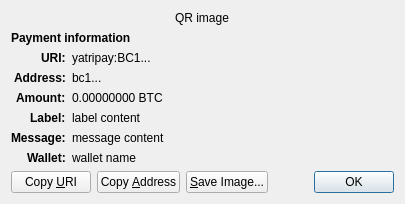
<?xml version="1.0" encoding="UTF-8"?>
<ui version="4.0">
 <class>ReceiveRequestDialog</class>
 <widget class="QDialog" name="ReceiveRequestDialog">
  <property name="geometry">
   <rect>
    <x>0</x>
    <y>0</y>
    <width>413</width>
    <height>229</height>
   </rect>
  </property>
  <property name="windowTitle">
   <string>Request payment to ...</string>
  </property>
  <layout class="QGridLayout" name="gridLayout" columnstretch="0,1">
   <property name="sizeConstraint">
    <enum>QLayout::SetFixedSize</enum>
   </property>
   <item row="0" column="0" colspan="2" alignment="Qt::AlignHCenter">
    <widget class="QRImageWidget" name="qr_code">
     <property name="text">
      <string notr="true">QR image</string>
     </property>
     <property name="textInteractionFlags">
      <set>Qt::NoTextInteraction</set>
     </property>
    </widget>
   </item>
   <item row="1" column="0" colspan="2">
    <widget class="QLabel" name="payment_header">
     <property name="font">
      <font>
       <weight>75</weight>
       <bold>true</bold>
      </font>
     </property>
     <property name="text">
      <string>Payment information</string>
     </property>
     <property name="textInteractionFlags">
      <set>Qt::NoTextInteraction</set>
     </property>
    </widget>
   </item>
   <item row="2" column="0" alignment="Qt::AlignRight|Qt::AlignTop">
    <widget class="QLabel" name="uri_tag">
     <property name="font">
      <font>
       <weight>75</weight>
       <bold>true</bold>
      </font>
     </property>
     <property name="text">
      <string notr="true">URI:</string>
     </property>
     <property name="textFormat">
      <enum>Qt::PlainText</enum>
     </property>
     <property name="textInteractionFlags">
      <set>Qt::NoTextInteraction</set>
     </property>
    </widget>
   </item>
   <item row="2" column="1" alignment="Qt::AlignTop">
    <widget class="QLabel" name="uri_content">
     <property name="text">
      <string notr="true">yatripay:BC1...</string>
     </property>
     <property name="textFormat">
      <enum>Qt::RichText</enum>
     </property>
     <property name="wordWrap">
      <bool>true</bool>
     </property>
     <property name="textInteractionFlags">
      <set>Qt::TextSelectableByMouse</set>
     </property>
    </widget>
   </item>
   <item row="3" column="0" alignment="Qt::AlignRight|Qt::AlignTop">
    <widget class="QLabel" name="address_tag">
     <property name="font">
      <font>
       <weight>75</weight>
       <bold>true</bold>
      </font>
     </property>
     <property name="text">
      <string>Address:</string>
     </property>
     <property name="textInteractionFlags">
      <set>Qt::NoTextInteraction</set>
     </property>
    </widget>
   </item>
   <item row="3" column="1" alignment="Qt::AlignTop">
    <widget class="QLabel" name="address_content">
     <property name="text">
      <string notr="true">bc1...</string>
     </property>
     <property name="textFormat">
      <enum>Qt::PlainText</enum>
     </property>
     <property name="textInteractionFlags">
      <set>Qt::TextSelectableByMouse</set>
     </property>
    </widget>
   </item>
   <item row="4" column="0" alignment="Qt::AlignRight|Qt::AlignTop">
    <widget class="QLabel" name="amount_tag">
     <property name="font">
      <font>
       <weight>75</weight>
       <bold>true</bold>
      </font>
     </property>
     <property name="text">
      <string>Amount:</string>
     </property>
     <property name="textInteractionFlags">
      <set>Qt::NoTextInteraction</set>
     </property>
    </widget>
   </item>
   <item row="4" column="1" alignment="Qt::AlignTop">
    <widget class="QLabel" name="amount_content">
     <property name="text">
      <string notr="true">0.00000000 BTC</string>
     </property>
     <property name="textFormat">
      <enum>Qt::PlainText</enum>
     </property>
     <property name="textInteractionFlags">
      <set>Qt::TextSelectableByMouse</set>
     </property>
    </widget>
   </item>
   <item row="5" column="0" alignment="Qt::AlignRight|Qt::AlignTop">
    <widget class="QLabel" name="label_tag">
     <property name="font">
      <font>
       <weight>75</weight>
       <bold>true</bold>
      </font>
     </property>
     <property name="text">
      <string>Label:</string>
     </property>
     <property name="textInteractionFlags">
      <set>Qt::NoTextInteraction</set>
     </property>
    </widget>
   </item>
   <item row="5" column="1" alignment="Qt::AlignTop">
    <widget class="QLabel" name="label_content">
     <property name="text">
      <string notr="true">label content</string>
     </property>
     <property name="textFormat">
      <enum>Qt::PlainText</enum>
     </property>
     <property name="wordWrap">
      <bool>true</bool>
     </property>
     <property name="textInteractionFlags">
      <set>Qt::TextSelectableByMouse</set>
     </property>
    </widget>
   </item>
   <item row="6" column="0" alignment="Qt::AlignRight|Qt::AlignTop">
    <widget class="QLabel" name="message_tag">
     <property name="font">
      <font>
       <weight>75</weight>
       <bold>true</bold>
      </font>
     </property>
     <property name="text">
      <string>Message:</string>
     </property>
     <property name="textInteractionFlags">
      <set>Qt::NoTextInteraction</set>
     </property>
    </widget>
   </item>
   <item row="6" column="1" alignment="Qt::AlignTop">
    <widget class="QLabel" name="message_content">
     <property name="text">
      <string notr="true">message content</string>
     </property>
     <property name="textFormat">
      <enum>Qt::PlainText</enum>
     </property>
     <property name="wordWrap">
      <bool>true</bool>
     </property>
     <property name="textInteractionFlags">
      <set>Qt::TextSelectableByMouse</set>
     </property>
    </widget>
   </item>
   <item row="7" column="0" alignment="Qt::AlignRight|Qt::AlignTop">
    <widget class="QLabel" name="wallet_tag">
     <property name="font">
      <font>
       <weight>75</weight>
       <bold>true</bold>
      </font>
     </property>
     <property name="text">
      <string>Wallet:</string>
     </property>
     <property name="textInteractionFlags">
      <set>Qt::NoTextInteraction</set>
     </property>
    </widget>
   </item>
   <item row="7" column="1" alignment="Qt::AlignTop">
    <widget class="QLabel" name="wallet_content">
     <property name="text">
      <string notr="true">wallet name</string>
     </property>
     <property name="textFormat">
      <enum>Qt::PlainText</enum>
     </property>
     <property name="wordWrap">
      <bool>true</bool>
     </property>
     <property name="textInteractionFlags">
      <set>Qt::TextSelectableByMouse</set>
     </property>
    </widget>
   </item>
   <item row="8" column="0" colspan="2">
    <layout class="QHBoxLayout" name="horizontalLayout">
     <item>
      <widget class="QPushButton" name="btnCopyURI">
       <property name="text">
        <string>Copy &amp;URI</string>
       </property>
       <property name="autoDefault">
        <bool>false</bool>
       </property>
      </widget>
     </item>
     <item>
      <widget class="QPushButton" name="btnCopyAddress">
       <property name="text">
        <string>Copy &amp;Address</string>
       </property>
       <property name="autoDefault">
        <bool>false</bool>
       </property>
      </widget>
     </item>
     <item>
      <widget class="QPushButton" name="btnSaveAs">
       <property name="text">
        <string>&amp;Save Image...</string>
       </property>
       <property name="autoDefault">
        <bool>false</bool>
       </property>
      </widget>
     </item>
     <item>
      <spacer name="horizontalSpacer_2">
       <property name="orientation">
        <enum>Qt::Horizontal</enum>
       </property>
       <property name="sizeHint" stdset="0">
        <size>
         <width>40</width>
         <height>20</height>
        </size>
       </property>
      </spacer>
     </item>
     <item>
      <widget class="QDialogButtonBox" name="buttonBox">
       <property name="focusPolicy">
        <enum>Qt::StrongFocus</enum>
       </property>
       <property name="standardButtons">
        <set>QDialogButtonBox::Ok</set>
       </property>
      </widget>
     </item>
    </layout>
   </item>
  </layout>
 </widget>
 <customwidgets>
  <customwidget>
   <class>QRImageWidget</class>
   <extends>QLabel</extends>
   <header>qt/qrimagewidget.h</header>
  </customwidget>
 </customwidgets>
 <tabstops>
  <tabstop>buttonBox</tabstop>
  <tabstop>btnCopyURI</tabstop>
  <tabstop>btnCopyAddress</tabstop>
  <tabstop>btnSaveAs</tabstop>
 </tabstops>
 <resources/>
 <connections>
  <connection>
   <sender>buttonBox</sender>
   <signal>accepted()</signal>
   <receiver>ReceiveRequestDialog</receiver>
   <slot>accept()</slot>
   <hints>
    <hint type="sourcelabel">
     <x>135</x>
     <y>230</y>
    </hint>
    <hint type="destinationlabel">
     <x>135</x>
     <y>126</y>
    </hint>
   </hints>
  </connection>
 </connections>
</ui>
